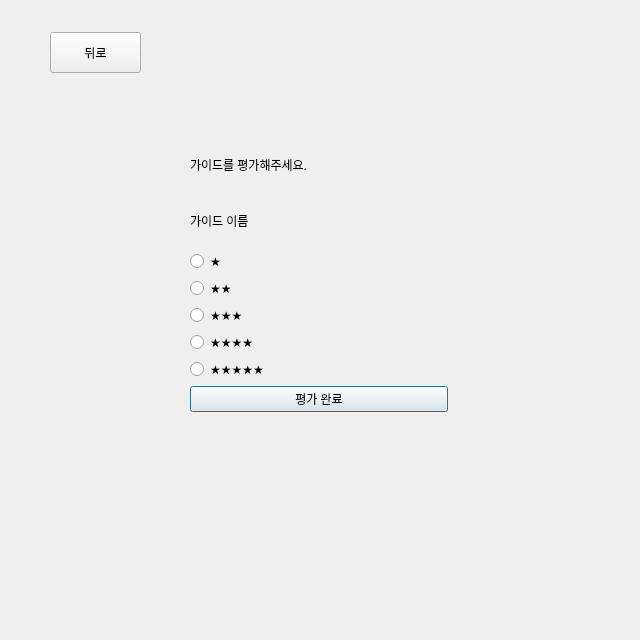
<?xml version="1.0" encoding="UTF-8"?>
<ui version="4.0">
 <class>GuideRank</class>
 <widget class="QDialog" name="GuideRank">
  <property name="geometry">
   <rect>
    <x>0</x>
    <y>0</y>
    <width>640</width>
    <height>640</height>
   </rect>
  </property>
  <property name="windowTitle">
   <string>Dialog</string>
  </property>
  <widget class="QWidget" name="layoutWidget">
   <property name="geometry">
    <rect>
     <x>190</x>
     <y>140</y>
     <width>258</width>
     <height>272</height>
    </rect>
   </property>
   <layout class="QVBoxLayout" name="verticalLayout_2">
    <item>
     <widget class="QLabel" name="label">
      <property name="text">
       <string>가이드를 평가해주세요.</string>
      </property>
     </widget>
    </item>
    <item>
     <layout class="QHBoxLayout" name="horizontalLayout">
      <item>
       <widget class="QLabel" name="label_2">
        <property name="text">
         <string>가이드 이름 </string>
        </property>
       </widget>
      </item>
      <item>
       <widget class="QLabel" name="label_3">
        <property name="text">
         <string/>
        </property>
       </widget>
      </item>
     </layout>
    </item>
    <item>
     <layout class="QVBoxLayout" name="verticalLayout">
      <item>
       <widget class="QRadioButton" name="radioButton">
        <property name="text">
         <string>★</string>
        </property>
       </widget>
      </item>
      <item>
       <widget class="QRadioButton" name="radioButton_2">
        <property name="text">
         <string>★★</string>
        </property>
       </widget>
      </item>
      <item>
       <widget class="QRadioButton" name="radioButton_3">
        <property name="text">
         <string>★★★</string>
        </property>
       </widget>
      </item>
      <item>
       <widget class="QRadioButton" name="radioButton_4">
        <property name="text">
         <string>★★★★</string>
        </property>
       </widget>
      </item>
      <item>
       <widget class="QRadioButton" name="radioButton_5">
        <property name="text">
         <string>★★★★★</string>
        </property>
       </widget>
      </item>
     </layout>
    </item>
    <item>
     <widget class="QPushButton" name="pushButton">
      <property name="text">
       <string>평가 완료</string>
      </property>
     </widget>
    </item>
   </layout>
  </widget>
  <widget class="QPushButton" name="pushButton_2">
   <property name="geometry">
    <rect>
     <x>50</x>
     <y>32</y>
     <width>91</width>
     <height>41</height>
    </rect>
   </property>
   <property name="text">
    <string>뒤로</string>
   </property>
  </widget>
 </widget>
 <resources/>
 <connections/>
</ui>
